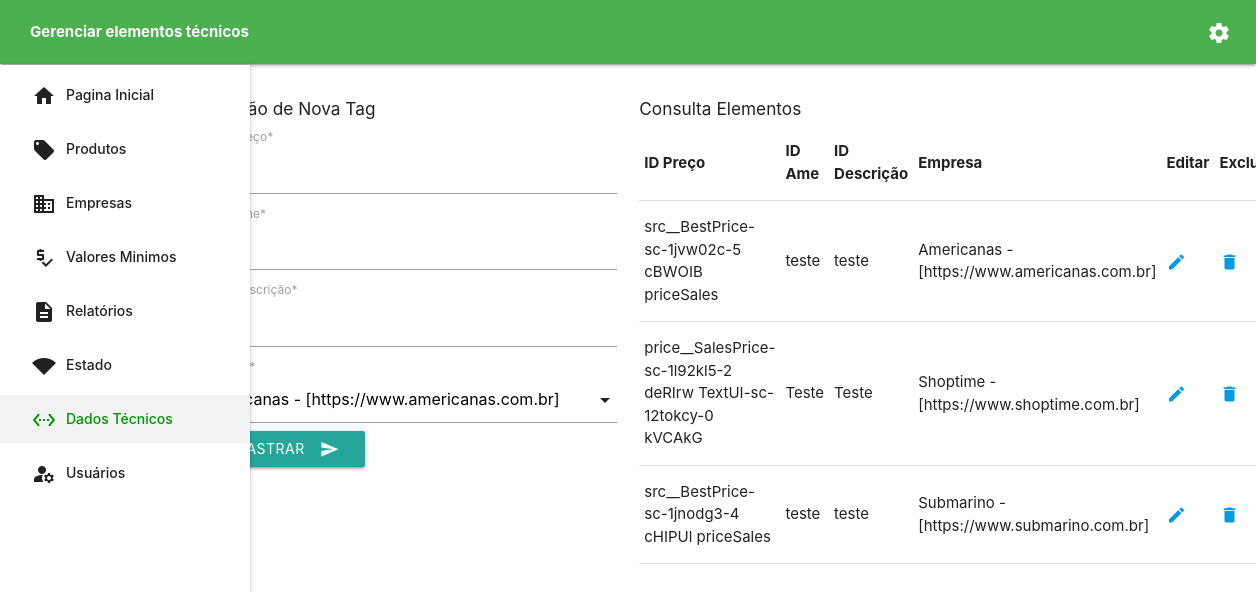
The app's page /dashboard/manage-tech with its own data.
### pages/models.py (models this page shows, shortened)
class WebSiteDivElement(models.Model):
    price_div = models.CharField(max_length=400, verbose_name="Class Preço")
    ame_div = models.CharField(max_length=400, verbose_name="Class Ame")
    description_div = models.CharField(max_length=400, verbose_name="Class Descrição")
    company = models.ForeignKey(Company, on_delete=models.PROTECT, default='', verbose_name="Empresa")
    class Meta:
        verbose_name = "Elemento Site"
        verbose_name_plural = "Elementos Site"

class Company(models.Model):
    description = models.CharField(max_length=300, verbose_name="Descrição")
    date = models.DateTimeField(default=datetime.date.today)
    web_site = models.CharField(max_length=300, default="")
    def __str__(self):
        return f"{self.description} - [{self.web_site}]"
    class Meta:
        verbose_name = "Empresa"
        verbose_name_plural = "Empresas"

### pages/views.py (the view, shortened to what this page needs)
# urls.py: path('dashboard/manage-tech', ManageWebSiteDivs.as_view(), name='manage-tech'),
class ManageWebSiteDivs(CreateView):
    model = WebSiteDivElement
    fields = ['price_div', 'ame_div', 'description_div', 'company']
    template_name = 'pages/dashboard/manage-tech.html'
    success_url = reverse_lazy('manage-tech')
    def get_context_data(self, **kwargs):
        context = super().get_context_data(**kwargs)
        context["div_elements"] = WebSiteDivElement.objects.all()
        return context

### templates/pages/dashboard/manage-tech.html (shortened to what this page needs)
{% extends 'base/base.html' %}
{% load i18n %}
{% load static %}
{% load crispy_forms_tags %}
{% block dash-title %}
    <b>{% trans 'Gerenciar elementos técnicos' %}</b>
{% endblock %}
{% block content %}
    <div class="row">
        <div class="col s6">
            <h6>{% trans 'Inclusão de Nova Tag' %}</h6>
            <form action="" method="POST" class="form-group">
                {{ form|crispy }}
                <button class="btn waves-effect" type="submit" name="action">{% trans 'Cadastrar' %}
                    <i class="material-icons right">send</i>
                </button>
            </form>
        </div>
        <div class="col s6">
            <h6>{% trans 'Consulta Elementos' %}</h6>
            <table class="responsive-table">
                <thead>
                <tr>
                    <th>{% trans 'ID Preço' %}</th>
                    <th>{% trans 'ID Ame' %}</th>
                    <th>{% trans 'ID Descrição' %}</th>
                    <th>{% trans 'Empresa' %}</th>
                    <th>{% trans 'Editar' %}</th>
                    <th>{% trans 'Excluir' %}</th>
                </tr>
                </thead>
                {% for element in div_elements %}
                    <tbody>
                    <tr>
                        <td>{{ element.price_div }}</td>
                        <td>{{ element.ame_div }}</td>
                        <td>{{ element.description_div }}</td>
                        <td>{{ element.company }}</td>
                        <td><a href="{% url 'update-tech' element.pk %}"><span class="material-icons"
                                                                               style="font-size: 20px !important;">edit</span></a>
                        </td>
                        <td><a href="{% url 'delete-tech' element.pk %}"><span class="material-icons"
                                                                               style="font-size: 20px !important;">delete</span></a>
                        </td>
                    </tr>
                    </tbody>
                {% empty %}
                    <tbody>
                    <tr>
                        <td colspan="6">{% trans 'Nenhum elemento cadastrado!' %}</td>
                    </tr>
                    </tbody>
                {% endfor %}
            </table>
        </div>
    </div>
{% endblock %}

### templates/base/base.html (style rules this page uses)
.material-icons { vertical-align: middle !important; margin-right: 10px !important; }

### records on screen
WebSiteDivElement: price_div "src__BestPrice-sc-1jvw02c-5 cBWOIB priceSales", ame_div "teste", description_div "teste", company "Americanas - [https://www.americanas.com.br]"
WebSiteDivElement: price_div "price__SalesPrice-sc-1l92kl5-2 deRIrw TextUI-sc-12tokcy-0 kVCAkG", ame_div "Teste", description_div "Teste", company "Shoptime - [https://www.shoptime.com.br]"
WebSiteDivElement: price_div "src__BestPrice-sc-1jnodg3-4 cHIPUl priceSales", ame_div "teste", description_div "teste", company "Submarino - [https://www.submarino.com.br]"
